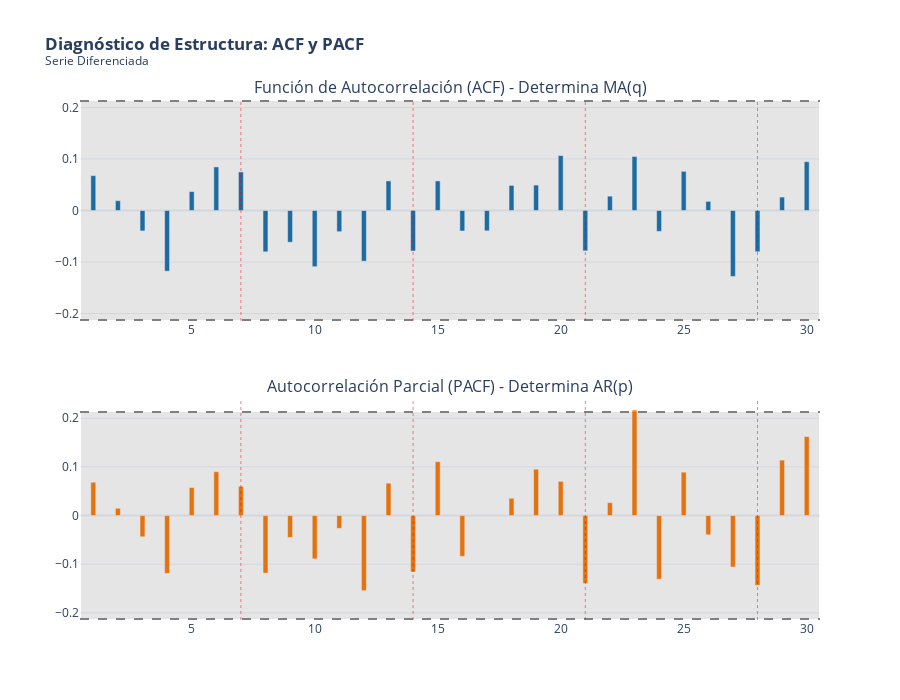

Notebook code cell kept with this figure:
### Markdown cell above
Based on the differentiated time series, as well as the tests executed, it seems no differentiation order is necessary. However, the 1st differentiation series standarizes the goals per day value and it seems that a stationality is perceived, thus:

$d=0$

$D=1$

Now, we proceed with the $p, d, P, Q, s$ values. For the non-differentiated series, which defines p, d:

### Code cell
# @title Graficamos ACF y PACF
ts_analysis = goals_per_day.set_index('date')['total_goals']
ts_analysis.index = pd.to_datetime(ts_analysis.index)

# Parámetros
lags = 30
alpha = 0.05 # Nivel de significancia del 95%

# Cálculo de valores ACF y PACF
acf_vals = acf(ts_analysis, nlags=lags, alpha=alpha)[0][1:]
pacf_vals = pacf(ts_analysis, nlags=lags, alpha=alpha)[0][1:]

# Colocamos manualmente el intervalo de confianza para plotly
n = len(ts_analysis)
conf_interval = 1.96 / np.sqrt(n)


fig = make_subplots(rows=2, cols=1,
                    subplot_titles=("Función de Autocorrelación (ACF) - Determina MA(q)",
                                    "Autocorrelación Parcial (PACF) - Determina AR(p)"),
                    vertical_spacing=0.15)

# ACF

fig.add_trace(go.Bar(
    x=list(range(1, lags+1)), y=acf_vals,
    name='ACF', marker_color='rgb(31, 119, 180)', showlegend=False
), row=1, col=1)

# Intervalos de confianza (Sombreado)
fig.add_shape(type="rect",
    x0=0.5, y0=-conf_interval, x1=lags+0.5, y1=conf_interval,
    line=dict(color="rgba(0,0,0,0)"), fillcolor="rgba(0,0,0,0.1)",
    row=1, col=1
)
# Líneas límite
fig.add_hline(y=conf_interval, line_dash="dash", line_color="gray", row=1, col=1)
fig.add_hline(y=-conf_interval, line_dash="dash", line_color="gray", row=1, col=1)

# PACF

fig.add_trace(go.Bar(
    x=list(range(1, lags+1)), y=pacf_vals,
    name='PACF', marker_color='rgb(255, 127, 14)', showlegend=False
), row=2, col=1)

# Intervalos de confianza
fig.add_shape(type="rect",
    x0=0.5, y0=-conf_interval, x1=lags+0.5, y1=conf_interval,
    line=dict(color="rgba(0,0,0,0)"), fillcolor="rgba(0,0,0,0.1)",
    row=2, col=1
)
# Líneas límite
fig.add_hline(y=conf_interval, line_dash="dash", line_color="gray", row=2, col=1)
fig.add_hline(y=-conf_interval, line_dash="dash", line_color="gray", row=2, col=1)


fig.update_layout(
    title='<b>Diagnóstico de Estructura: ACF y PACF</b><br><sup>Serie Diferenciada</sup>',
    template='plotly_white',
    height=700,
    bargap=0.8 # Barras delgadas estilo lollipop
)

# Resaltar lags estacionales (7, 14, 21, 28) con líneas verticales rojas tenues
for i in [7, 14, 21, 28]:
    fig.add_vline(x=i, line_width=1, line_dash="dot", line_color="red", opacity=0.5)

fig.show()

### Figure 1 — Plotly figure (JSON) as saved in the notebook; plotly's stock layout.template omitted (floating-point values rounded to 4 significant figures)
{"data": [{"marker": {"color": "rgb(31, 119, 180)"}, "name": "ACF", "showlegend": false, "type": "bar", "x": [1, 2, 3, 4, 5, 6, 7, 8, 9, 10, 11, 12, 13, 14, 15, 16, 17, 18, 19, 20, 21, 22, 23, 24, 25, 26, 27, 28, 29, 30], "xaxis": "x", "y": [0.06768, 0.01907, -0.0396, -0.1177, 0.03676, 0.08465, 0.07492, -0.08025, -0.06151, -0.1091, -0.04107, -0.09836, 0.05747, -0.07861, 0.05744, -0.03975, -0.03942, 0.04872, 0.04939, 0.1067, -0.07835, 0.02786, 0.1049, -0.04054, 0.07608, 0.01775, -0.128, -0.08015, 0.02606, 0.09477], "yaxis": "y"}, {"marker": {"color": "rgb(255, 127, 14)"}, "name": "PACF", "showlegend": false, "type": "bar", "x": [1, 2, 3, 4, 5, 6, 7, 8, 9, 10, 11, 12, 13, 14, 15, 16, 17, 18, 19, 20, 21, 22, 23, 24, 25, 26, 27, 28, 29, 30], "xaxis": "x2", "y": [0.06848, 0.01491, -0.0436, -0.1189, 0.05768, 0.09019, 0.05998, -0.1182, -0.04503, -0.08897, -0.02628, -0.1543, 0.06651, -0.1159, 0.1106, -0.08374, -0.0009505, 0.0355, 0.09529, 0.0703, -0.1392, 0.02644, 0.2168, -0.1308, 0.08913, -0.03955, -0.1057, -0.1433, 0.1139, 0.1622], "yaxis": "y2"}], "layout": {"annotations": [{"font": {"size": 16}, "showarrow": false, "text": "Función de Autocorrelación (ACF) - Determina MA(q)", "x": 0.5, "xanchor": "center", "xref": "paper", "y": 1, "yanchor": "bottom", "yref": "paper"}, {"font": {"size": 16}, "showarrow": false, "text": "Autocorrelación Parcial (PACF) - Determina AR(p)", "x": 0.5, "xanchor": "center", "xref": "paper", "y": 0.425, "yanchor": "bottom", "yref": "paper"}], "bargap": 0.8, "height": 700, "shapes": [{"fillcolor": "rgba(0,0,0,0.1)", "line": {"color": "rgba(0,0,0,0)"}, "type": "rect", "x0": 0.5, "x1": 30.5, "xref": "x", "y0": -0.2126, "y1": 0.2126, "yref": "y"}, {"line": {"color": "gray", "dash": "dash"}, "type": "line", "x0": 0, "x1": 1, "xref": "x domain", "y0": 0.2126, "y1": 0.2126, "yref": "y"}, {"line": {"color": "gray", "dash": "dash"}, "type": "line", "x0": 0, "x1": 1, "xref": "x domain", "y0": -0.2126, "y1": -0.2126, "yref": "y"}, {"fillcolor": "rgba(0,0,0,0.1)", "line": {"color": "rgba(0,0,0,0)"}, "type": "rect", "x0": 0.5, "x1": 30.5, "xref": "x2", "y0": -0.2126, "y1": 0.2126, "yref": "y2"}, {"line": {"color": "gray", "dash": "dash"}, "type": "line", "x0": 0, "x1": 1, "xref": "x2 domain", "y0": 0.2126, "y1": 0.2126, "yref": "y2"}, {"line": {"color": "gray", "dash": "dash"}, "type": "line", "x0": 0, "x1": 1, "xref": "x2 domain", "y0": -0.2126, "y1": -0.2126, "yref": "y2"}, {"line": {"color": "red", "dash": "dot", "width": 1}, "opacity": 0.5, "type": "line", "x0": 7, "x1": 7, "xref": "x", "y0": 0, "y1": 1, "yref": "y domain"}, {"line": {"color": "red", "dash": "dot", "width": 1}, "opacity": 0.5, "type": "line", "x0": 7, "x1": 7, "xref": "x2", "y0": 0, "y1": 1, "yref": "y2 domain"}, {"line": {"color": "red", "dash": "dot", "width": 1}, "opacity": 0.5, "type": "line", "x0": 14, "x1": 14, "xref": "x", "y0": 0, "y1": 1, "yref": "y domain"}, {"line": {"color": "red", "dash": "dot", "width": 1}, "opacity": 0.5, "type": "line", "x0": 14, "x1": 14, "xref": "x2", "y0": 0, "y1": 1, "yref": "y2 domain"}, {"line": {"color": "red", "dash": "dot", "width": 1}, "opacity": 0.5, "type": "line", "x0": 21, "x1": 21, "xref": "x", "y0": 0, "y1": 1, "yref": "y domain"}, {"line": {"color": "red", "dash": "dot", "width": 1}, "opacity": 0.5, "type": "line", "x0": 21, "x1": 21, "xref": "x2", "y0": 0, "y1": 1, "yref": "y2 domain"}, {"line": {"color": "red", "dash": "dot", "width": 1}, "opacity": 0.5, "type": "line", "x0": 28, "x1": 28, "xref": "x", "y0": 0, "y1": 1, "yref": "y domain"}, {"line": {"color": "red", "dash": "dot", "width": 1}, "opacity": 0.5, "type": "line", "x0": 28, "x1": 28, "xref": "x2", "y0": 0, "y1": 1, "yref": "y2 domain"}], "title": {"text": "<b>Diagnóstico de Estructura: ACF y PACF</b><br><sup>Serie Diferenciada</sup>"}, "xaxis": {"anchor": "y", "domain": [0, 1]}, "xaxis2": {"anchor": "y2", "domain": [0, 1]}, "yaxis": {"anchor": "x", "domain": [0.575, 1]}, "yaxis2": {"anchor": "x2", "domain": [0, 0.425]}}}
